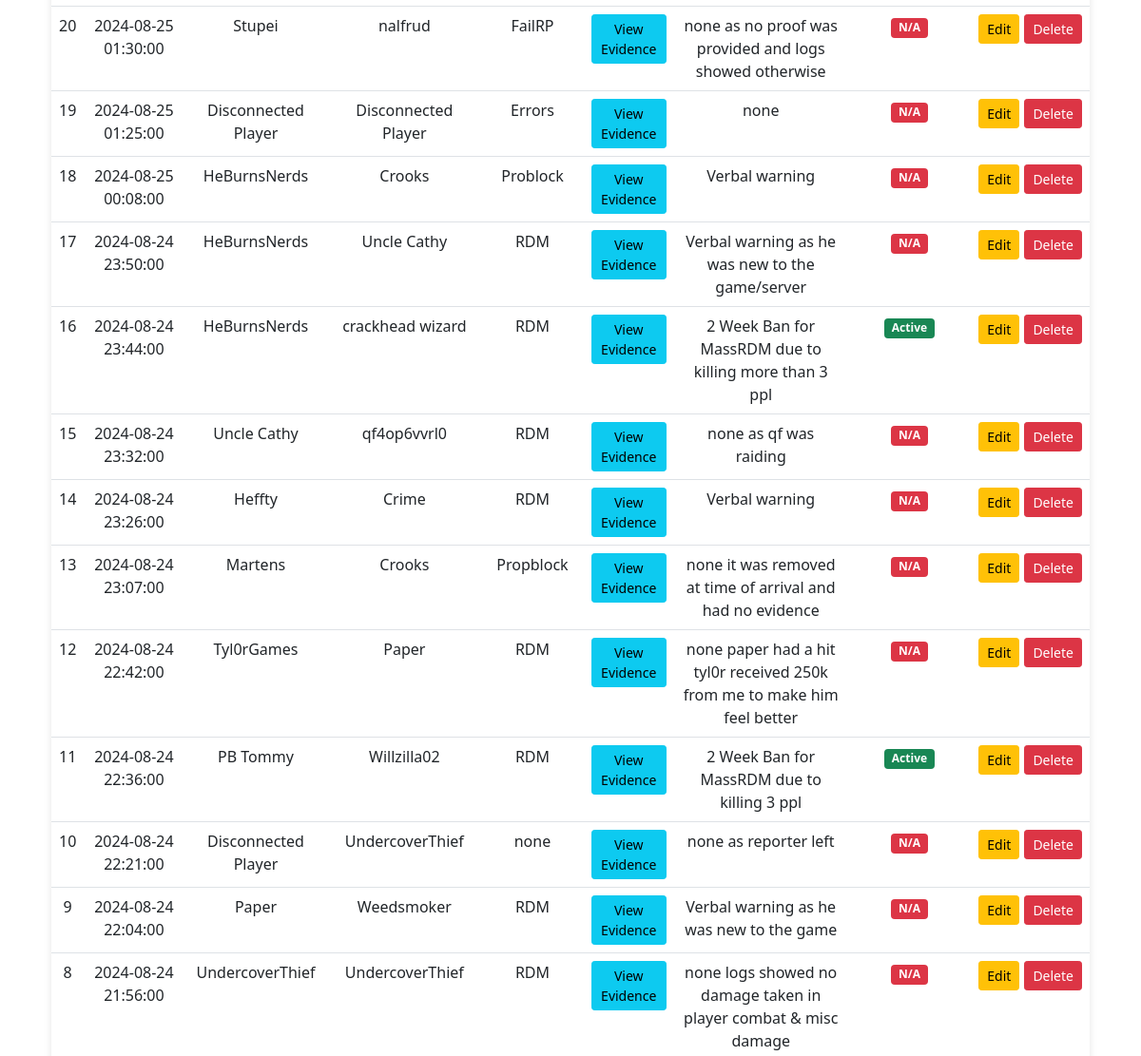
The app's page / (middle part), older data.
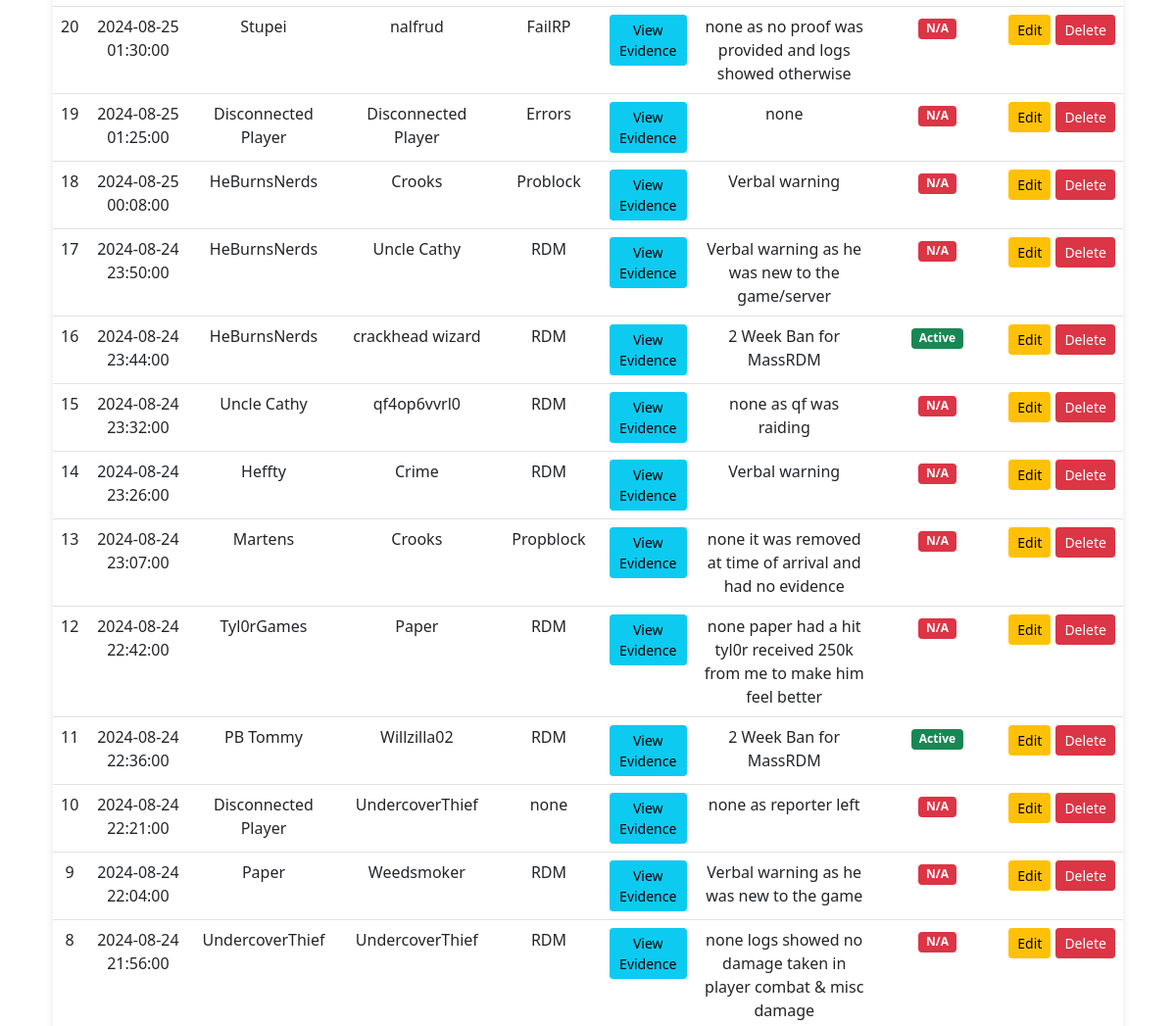
The same page, newer data.
### tables this page shows
CREATE TABLE report (
    id INTEGER PRIMARY KEY AUTOINCREMENT,
    date_time TEXT NOT NULL,
    reporter TEXT NOT NULL,
    reportee TEXT NOT NULL,
    report_reason TEXT NOT NULL,
    evidence TEXT,  -- This will now store a comma-separated list of file paths
    punishment TEXT
);

### app.py (the view, shortened to what this page needs)
@app.route('/')
def index():
    db = get_db()
    cursor = db.cursor()
    search_query = request.args.get('search_query', '').strip()
    search_field = request.args.get('search_field', 'all')
    sort_by = request.args.get('sort_by', 'date_time')
    sort_order = request.args.get('sort_order', 'DESC')
    query = "SELECT * FROM report WHERE 1=1"
    params = []
    if sort_by == 'month':
        query += " ORDER BY strftime('%Y-%m', date_time) " + sort_order
    else:
        query += f" ORDER BY {sort_by} {sort_order}"
    reports = cursor.execute(query, params).fetchall()
    reports_list = []
    for report in reports:
        report_dict = dict(report)
        try:
            report_dict['date_time'] = datetime.strptime(report_dict['date_time'], '%Y-%m-%d %H:%M:%S')
        except ValueError as e:
            print(f"Error parsing date '{report_dict['date_time']}': {e}")
        if "ban" in report_dict['punishment'].lower() or "propban" in report_dict['punishment'].lower():
            try:
                parts = report_dict['punishment'].split()
                if len(parts) < 2:
                    report_dict['ban_status'] = "Invalid Duration"
                    continue
                duration_str = parts[0]
                duration_value = int(duration_str)
                unit = parts[1].lower()
                if "day" in unit:
                    ban_end_date = report_dict['date_time'] + timedelta(days=duration_value)
                elif "week" in unit:
                    ban_end_date = report_dict['date_time'] + timedelta(weeks=duration_value)
                elif "month" in unit:
                    ban_end_date = report_dict['date_time'] + timedelta(days=duration_value * 30)
                elif "hour" in unit or "hr" in unit:
                    ban_end_date = report_dict['date_time'] + timedelta(hours=duration_value)
                else:
                    ban_end_date = None
                if ban_end_date:
                    report_dict['ban_status'] = "Active" if datetime.now() < ban_end_date else "Expired"
                else:
                    report_dict['ban_status'] = "Unknown"
            except (ValueError, IndexError):
                report_dict['ban_status'] = "Invalid Duration"
        else:
            report_dict['ban_status'] = "N/A"
        evidence_list = report_dict['evidence'].split(',')
        formatted_evidence = []
        for evidence in evidence_list:
            evidence = evidence.strip()
            if evidence.startswith('http://') or evidence.startswith('https://'):
                formatted_evidence.append({'type': 'link', 'url': evidence})
            else:
                formatted_evidence.append({'type': 'file', 'path': evidence})
        report_dict['evidence'] = json.dumps(formatted_evidence)
        reports_list.append(report_dict)
    db.close()
    return render_template('index.html', reports=reports_list, search_query=search_query, search_field=search_field, sort_by=sort_by, sort_order=sort_order)

### app.py (called while the page is built)
def get_db():
    conn = sqlite3.connect(DATABASE)
    conn.row_factory = sqlite3.Row
    return conn

### templates/index.html (shortened to what this page needs)
{% extends 'base.html' %}
{% block content %}
<div class="container">
    <div class="table-container">
        <table class="table mt-3">
            <tbody>
                {% for report in reports %}
                <tr>
                    <td>{{ report.id }}</td>
                    <td>{{ report.date_time.strftime('%Y-%m-%d %H:%M:%S') }}</td>
                    <td>{{ report.reporter }}</td>
                    <td>{{ report.reportee }}</td>
                    <td>{{ report.report_reason }}</td>
                    <td>
                        {% if report.evidence %}
                        <button class="btn btn-info btn-sm" data-bs-toggle="modal" data-bs-target="#evidenceModal"
                            data-evidence="{{ report.evidence }}"
                            data-report-id="{{ report.id }}"
                            onclick="loadEvidence(this)">View Evidence</button>
                        {% endif %}
                    </td>
                    <td>{{ report.punishment }}</td>
                    <td>
                        <span class="badge {% if report.ban_status == 'Active' %}bg-success{% else %}bg-danger{% endif %}">
                            {{ report.ban_status }}
                        </span>
                    </td>
                    <td>
                        <div class="button-container">
                            <a class="btn btn-warning btn-sm" href="{{ url_for('edit_report', id=report.id) }}">Edit</a>
                            <a class="btn btn-danger btn-sm" href="{{ url_for('delete_report', id=report.id) }}" onclick="return confirm('Are you sure?')">Delete</a>
                        </div>
                    </td>
                </tr>
                {% endfor %}
            </tbody>
        </table>
    </div>
</div>
{% endblock %}

### templates/base.html (shortened to what this page needs)
<!DOCTYPE html>
<html lang="en">
<head>
    <link rel="stylesheet" href="{{ url_for('static', filename='css/styles.css') }}">
    <link rel="stylesheet" href="https://cdn.jsdelivr.net/npm/bootstrap@5.1.3/dist/css/bootstrap.min.css">
</head>
<body>
    <div class="container mt-4">
        {% block content %}{% endblock %}
    </div>
</body>
</html>

### static/css/styles.css (style rules this page uses)
body { font-family: 'Segoe UI', Tahoma, Geneva, Verdana, sans-serif; background-color: #f0f2f5; color: #333; margin: 0; padding: 0; transition: background-color 0.3s ease; }
.container { max-width: 1200px; margin: 0 auto; padding: 20px; }
.table { background-color: white; border-radius: 8px; overflow: hidden; box-shadow: 0 4px 8px rgba(0, 0, 0, 0.1); animation: slideIn 1s ease-in-out; }
.table-container { margin-top: 20px; }
.button-container { display: flex; gap: 5px; justify-content: center; }
.btn-warning { background-color: #fdc316; border: none; }
.btn-danger { background-color: #dc3545; border: none; }

Row changes from the older to the newer data that the page shows:
changed report "crackhead wizard": punishment "2 Week Ban for MassRDM due to killing more than 3 ppl" → "2 Week Ban for MassRDM"
changed report "PB Tommy": punishment "2 Week Ban for MassRDM due to killing 3 ppl" → "2 Week Ban for MassRDM"
